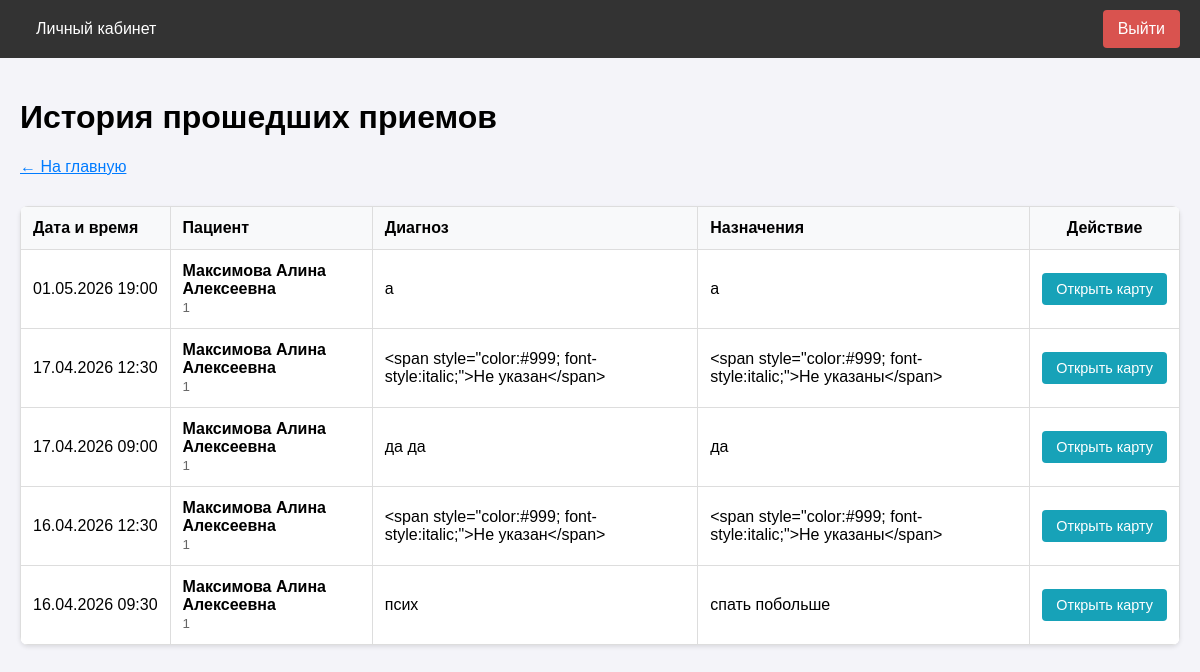
/doctor/past-appointments (signed in), run on an earlier commit of the app's database.
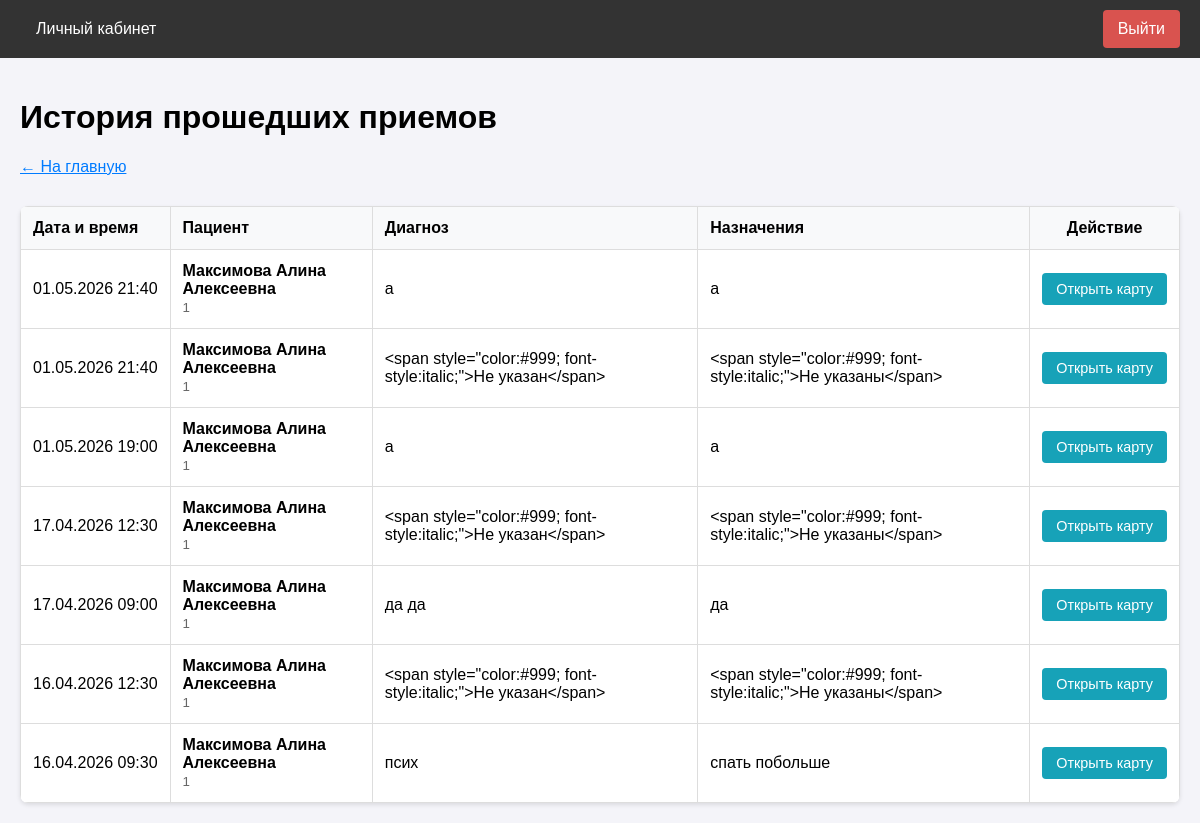
And on a later commit of the database.
### app/models.py (models this page shows, shortened)
class Appointment(db.Model):
    __tablename__ = 'appointments'
    id = db.Column(db.Integer, primary_key=True)
    patient_id = db.Column(db.Integer, db.ForeignKey('users.id'), nullable=False)
    doctor_id = db.Column(db.Integer, db.ForeignKey('users.id'), nullable=False)
    slot_id = db.Column(db.Integer, db.ForeignKey('schedule_slots.id'), nullable=False)
    status = db.Column(db.String(20), default='scheduled') # scheduled, completed, cancelled
    created_at = db.Column(db.DateTime, default=datetime.utcnow)
    diagnosis = db.Column(db.Text, nullable=True)
    prescription = db.Column(db.Text, nullable=True)

class ScheduleSlot(db.Model):
    __tablename__ = 'schedule_slots'
    id = db.Column(db.Integer, primary_key=True)
    doctor_id = db.Column(db.Integer, db.ForeignKey('users.id'), nullable=False)
    start_time = db.Column(db.DateTime, nullable=False, index=True)
    end_time = db.Column(db.DateTime, nullable=False)
    is_available = db.Column(db.Boolean, default=True) # True - свободно, False - занято/отменено
    appointment = db.relationship('Appointment', uselist=False, backref='slot')

class User(UserMixin, db.Model):
    __tablename__ = 'users'
    id = db.Column(db.Integer, primary_key=True)
    username = db.Column(db.String(64), index=True, unique=True)
    email = db.Column(db.String(120), index=True, unique=True)
    phone = db.Column(db.String(20), index=True, unique=True)
    password_hash = db.Column(db.String(256))
    role = db.Column(db.String(20), index=True, default='patient')
    specialty = db.Column(db.String(100), nullable=True) # Для врача
    office_number = db.Column(db.String(10), nullable=True) # Для врача
    oms_number = db.Column(db.String(20), nullable=True) # Для пациента
    created_at = db.Column(db.DateTime, default=datetime.utcnow)
    appointments_as_patient = db.relationship('Appointment', foreign_keys='Appointment.patient_id', backref='patient', lazy='dynamic')
    appointments_as_doctor = db.relationship('Appointment', foreign_keys='Appointment.doctor_id', backref='doctor', lazy='dynamic')
    schedule_slots = db.relationship('ScheduleSlot', backref='doctor', lazy='dynamic')
    action_logs = db.relationship('ActionLog', backref='user', lazy='dynamic')

### app/doctor/routes.py (the view)
@bp.route('/past-appointments')
@login_required
@role_required('doctor')
def past_appointments():
    now = datetime.now()
    past_appts = Appointment.query.join(ScheduleSlot, Appointment.slot_id == ScheduleSlot.id)\
        .filter(
            Appointment.doctor_id == current_user.id,
            ScheduleSlot.start_time < now
        )\
        .order_by(ScheduleSlot.start_time.desc())\
        .all()
    return render_template('doctor/past_appointments.html', title='Прошедшие приемы', appointments=past_appts)

### app/models.py (called while the page is built)
@login_manager.user_loader
def load_user(user_id):
    return User.query.get(int(user_id))

### app/utils.py (called while the page is built)
def role_required(role):
    def decorator(f):
        @wraps(f)
        def decorated_function(*args, **kwargs):
            if not current_user.is_authenticated:
                return redirect(url_for('auth.login'))
            if current_user.role != role:
                flash('У вас нет доступа к этой странице.')
                return redirect(url_for('main.index'))
            return f(*args, **kwargs)
        return decorated_function
    return decorator

### app/templates/doctor/past_appointments.html
{% extends "base.html" %}
{% block content %}
<h1>История прошедших приемов</h1>
<a href="{{ url_for('doctor.dashboard') }}" style="color:#007bff; margin-bottom:20px; display:inline-block;">← На главную</a>
{% if appointments %}
<div style="overflow-x: auto; background:white; border-radius:8px; box-shadow:0 2px 4px rgba(0,0,0,0.1); margin-top: 10px;">
    <table style="width:100%; border-collapse:collapse; min-width: 850px;">
        <tr style="background:#f8f9fa;">
            <th style="border:1px solid #ddd; padding:12px; text-align:left; white-space: nowrap;">Дата и время</th>
            <th style="border:1px solid #ddd; padding:12px; text-align:left;">Пациент</th>
            <th style="border:1px solid #ddd; padding:12px; text-align:left;">Диагноз</th>
            <th style="border:1px solid #ddd; padding:12px; text-align:left;">Назначения</th>
            <th style="border:1px solid #ddd; padding:12px; text-align:center; white-space: nowrap;">Действие</th>
        </tr>
        {% for appt in appointments %}
        <tr>
            <td style="border:1px solid #ddd; padding:12px; white-space:nowrap;">
                {{ appt.slot.start_time.strftime('%d.%m.%Y %H:%M') }}
            </td>
            <td style="border:1px solid #ddd; padding:12px;">
                <strong>{{ appt.patient.username }}</strong><br>
                <small style="color:#666;">{{ appt.patient.phone }}</small>
            </td>
            <td style="border:1px solid #ddd; padding:12px;">
                {{ appt.diagnosis or '<span style="color:#999; font-style:italic;">Не указан</span>' }}
            </td>
            <td style="border:1px solid #ddd; padding:12px;">
                {{ appt.prescription or '<span style="color:#999; font-style:italic;">Не указаны</span>' }}
            </td>
            <td style="border:1px solid #ddd; padding:12px; text-align:center; white-space: nowrap;">
                <a href="{{ url_for('doctor.edit_appointment', appointment_id=appt.id) }}"
                   style="display: inline-block; background:#17a2b8; color:white; padding:8px 14px; border-radius:4px; text-decoration:none; font-size:0.9em;">
                   Открыть карту
                </a>
            </td>
        </tr>
        {% endfor %}
    </table>
</div>
{% else %}
<div style="background:white; padding:40px; text-align:center; border-radius:8px; margin-top:20px;">
    <p style="font-size:1.1em; color:#666;">У вас пока нет прошедших приемов.</p>
</div>
{% endif %}
{% endblock %}

What changed in the data, as far as the page shows it:
added Appointment: slot.start_time "01.05.2026 21:40", patient.username "Максимова Алина Алексеевна", patient.phone "1", diagnosis "a", prescription "a"
added Appointment: slot.start_time "01.05.2026 21:40", patient.username "Максимова Алина Алексеевна", patient.phone "1", diagnosis "<span style=\"color:#999; font-style:italic;\">Не указан</span>", prescription "<span style=\"color:#999; font-style:italic;\">Не указаны</span>"
